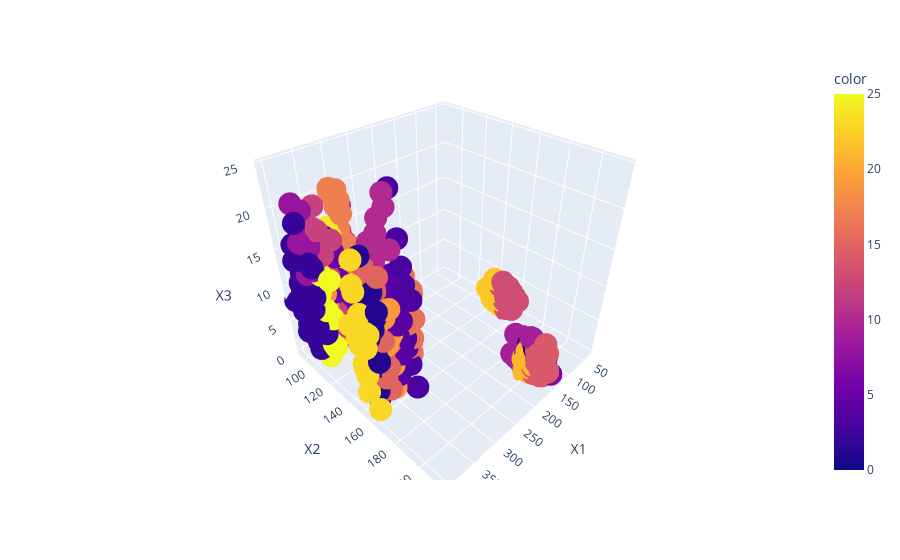

Write notebook code for a chart like this one.
### Code cell
model = AgglomerativeClustering(n_clusters = 26)
labels = model.fit_predict(data)
fig = px.scatter_3d(data, x='X1', y='X2', z='X3', color = labels)
fig.show()

### Figure 1 — Plotly figure (JSON) as saved in the notebook; plotly's stock layout.template omitted (floating-point values rounded to 4 significant figures; data arrays with more than 128 entries replaced by an {"elided": "..."} marker saying what was removed)
{"data": [{"hovertemplate": "X1=%{x}<br>X2=%{y}<br>X3=%{z}<br>color=%{marker.color}<extra></extra>", "legendgroup": "", "marker": {"color": {"elided": "1000 int values"}, "coloraxis": "coloraxis", "symbol": "circle"}, "mode": "markers", "name": "", "scene": "scene", "showlegend": false, "type": "scatter3d", "x": {"elided": "1000 float values"}, "y": {"elided": "1000 float values"}, "z": {"elided": "1000 float values"}}], "layout": {"coloraxis": {"colorbar": {"title": {"text": "color"}}, "colorscale": [[0, "#0d0887"], [0.1111, "#46039f"], [0.2222, "#7201a8"], [0.3333, "#9c179e"], [0.4444, "#bd3786"], [0.5556, "#d8576b"], [0.6667, "#ed7953"], [0.7778, "#fb9f3a"], [0.8889, "#fdca26"], [1, "#f0f921"]]}, "legend": {"tracegroupgap": 0}, "margin": {"t": 60}, "scene": {"domain": {"x": [0, 1], "y": [0, 1]}, "xaxis": {"title": {"text": "X1"}}, "yaxis": {"title": {"text": "X2"}}, "zaxis": {"title": {"text": "X3"}}}}}
